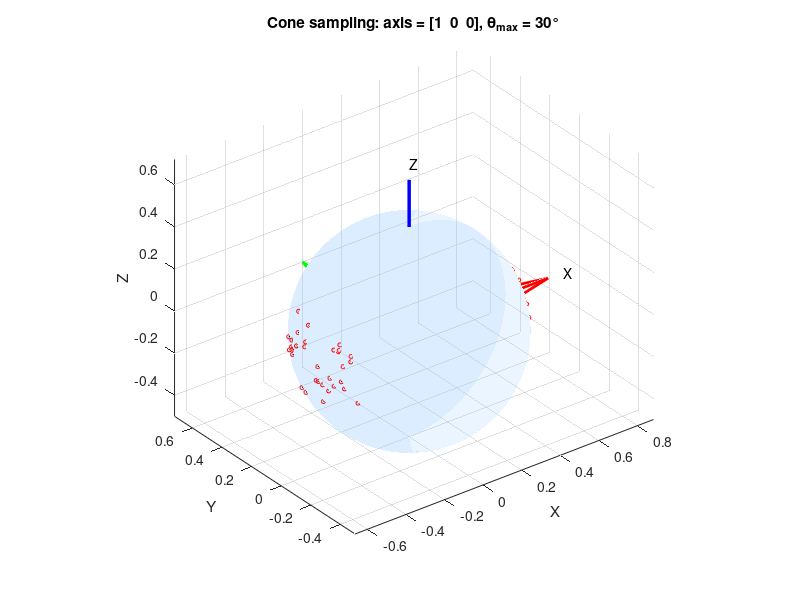

Write the MATLAB code that produced this figure.
%% Full Visualization: Cone Sampling Inside Sphere
clear all

%% setting
bSAVE = false; % saving?
sPath = '/savingpath/';

axis_dir      = [1, 0, 0];    % [x,y,z]
num_samples   = 64;           % number of encofing
theta_max_deg = 30;           % half-angle of cone in degrees

sName  = ['3D_cone_',num2str(num_samples),'x2_Dir_x',num2str(axis_dir(1)),'_y',num2str(axis_dir(2)),'_z',num2str(axis_dir(3)),'_theta_',num2str(theta_max_deg),'.dvs'];
sNameT = [sName(1:end-3),'txt'];
%%
axis_dir = axis_dir / norm(axis_dir);  % normalize

% --- Parameters ---
r_sphere = 0.5;          % sphere radius (diameter = 1)
theta_max = deg2rad(theta_max_deg);


figure; hold on; axis equal; grid on;
xlabel('X'); ylabel('Y'); zlabel('Z'); view(3)

% --- Draw transparent sphere ---
[xs, ys, zs] = sphere(50);
surf(r_sphere*xs, r_sphere*ys, r_sphere*zs, ...
    'FaceAlpha',0.2,'EdgeColor','none','FaceColor',[0.6 0.8 1]);

% --- Draw coordinate axes ---
L = 0.8;
quiver3(0,0,0,L,0,0,'r','LineWidth',2); text(L,0,0,'X')
quiver3(0,0,0,0,L,0,'g','LineWidth',2); text(0,L,0,'Y')
quiver3(0,0,0,0,0,L,'b','LineWidth',2); text(0,0,L,'Z')

%% --- Rotation matrix to align +Z with axis_dir ---
z_axis = [0;0;1];
v = cross(z_axis, axis_dir(:));
s = norm(v);
c = dot(z_axis, axis_dir);
if s < 1e-8
    R = eye(3); % already aligned
else
    vx = [   0   -v(3)  v(2);
           v(3)    0   -v(1);
          -v(2)  v(1)   0 ];
    R = eye(3) + vx + vx^2 * ((1-c)/(s^2)); % Rodrigues' rotation
end

%% --- Uniform random sampling of rays in cone ---
u = rand(num_samples,1);
v_rand = rand(num_samples,1);
cosTheta = (1 - u) + u*cos(theta_max);
theta = acos(cosTheta);
phi = 2*pi * v_rand;

dx = sin(theta).*cos(phi);
dy = sin(theta).*sin(phi);
dz = cos(theta);
dirs_local = [dx dy dz]';   % 3 x N
dirs_world = R * dirs_local;
negs  = ones(1,num_samples);
negs(1,2:2:end) = -1;
dirs_world = dirs_world.*negs;
% --- Draw rays ---
for i = 1:num_samples
    dir = dirs_world(:,i);
    P = r_sphere * dir;
    plot3([0 P(1)], [0 P(2)], [0 P(3)], 'k-', 'LineWidth', 0.8);
    plot3(P(1), P(2), P(3), 'ro', 'MarkerSize', 3);
end

%% --- Draw spherical cap (cone footprint on sphere) ---
n_cap = 50; % mesh resolution
theta_cap = linspace(0, theta_max, n_cap);
phi_cap = linspace(0, 2*pi, n_cap);
[TH, PH] = meshgrid(theta_cap, phi_cap);

Xc = r_sphere * sin(TH) .* cos(PH);
Yc = r_sphere * sin(TH) .* sin(PH);
Zc = r_sphere * cos(TH);

dirs_cap = [Xc(:)'; Yc(:)'; Zc(:)'];
dirs_cap_rot = R * dirs_cap;
Xc_rot = reshape(dirs_cap_rot(1,:), size(Xc));
Yc_rot = reshape(dirs_cap_rot(2,:), size(Yc));
Zc_rot = reshape(dirs_cap_rot(3,:), size(Zc));

% surf(Xc_rot, Yc_rot, Zc_rot, 'FaceColor',[1 0 0], ...
%     'FaceAlpha',0.3,'EdgeColor','none');

%% --- Draw transparent cone volume ---
r_base = r_sphere * sin(theta_max);
h_cone = r_sphere * cos(theta_max);
n_cone = 50;
theta_circle = linspace(0, 2*pi, n_cone);

Xb = r_base * cos(theta_circle);
Yb = r_base * sin(theta_circle);
Zb = h_cone * ones(1,n_cone);
Xa = zeros(1,n_cone);
Ya = zeros(1,n_cone);
Za = zeros(1,n_cone);

Xc_cone = [Xa; Xb];
Yc_cone = [Ya; Yb];
Zc_cone = [Za; Zb];

dirs_cone = [Xc_cone(:)'; Yc_cone(:)'; Zc_cone(:)'];
dirs_cone_rot = R * dirs_cone;
Xc_rot = reshape(dirs_cone_rot(1,:), size(Xc_cone));
Yc_rot = reshape(dirs_cone_rot(2,:), size(Yc_cone));
Zc_rot = reshape(dirs_cone_rot(3,:), size(Zc_cone));

surf(Xc_rot, Yc_rot, Zc_rot, 'FaceColor',[1 0.5 0], ...
    'FaceAlpha',0.3,'EdgeColor','none');

%% --- Compute metrics ---
% Sampling ratio
ratio = (1 - cos(theta_max)) / 2;
fprintf('Sampling ratio = %.4f (%.2f%% of full sphere)\n', ratio, 100*ratio);

% Spherical cap area
cap_area = 2 * pi * r_sphere^2 * (1 - cos(theta_max));
fprintf('Spherical cap area = %.4f\n', cap_area);

% Cone volume
V_cone = (1/3) * pi * r_base^2 * h_cone;
fprintf('Cone volume = %.4f\n', V_cone);

title(['Cone sampling: axis = [' num2str(axis_dir) ...
       '], \theta_{max} = ' num2str(theta_max_deg) '°']);
%% save
if bSAVE
dirs_world = dirs_world';%%
fid = fopen([sPath,sName], 'w');

fprintf(fid, ['[directions=',num2str(size(dirs_world,1)*2+1),']\n']);
fprintf(fid, 'CoordinateSystem = xyz\n');
fprintf(fid, 'Normalisation = none\n');
% fprintf(fid, 'Vector[0] = ( 0.00, 0.0, 0.0 ) \n');


for ii=1:size(dirs_world,1)
    fprintf(fid, ['Vector[',num2str((ii-1)*2),'] = ( ',num2str(dirs_world(ii,1)),', ',num2str(dirs_world(ii,2)),', ',num2str(dirs_world(ii,3)),' ) \n']);
    fprintf(fid, ['Vector[',num2str(ii*2-1),'] = ( ',num2str(dirs_world(ii,1)),', ',num2str(dirs_world(ii,2)),', ',num2str(dirs_world(ii,3)),' ) \n']);
end
fclose(fid);




fid = fopen([sPath,sNameT], 'w');
for ii=1:size(dirs_world,1)
    fprintf(fid, [num2str(dirs_world(ii,1)),' ',num2str(dirs_world(ii,2)),' ',num2str(dirs_world(ii,3)),' \n']);
end
fclose(fid);

end
